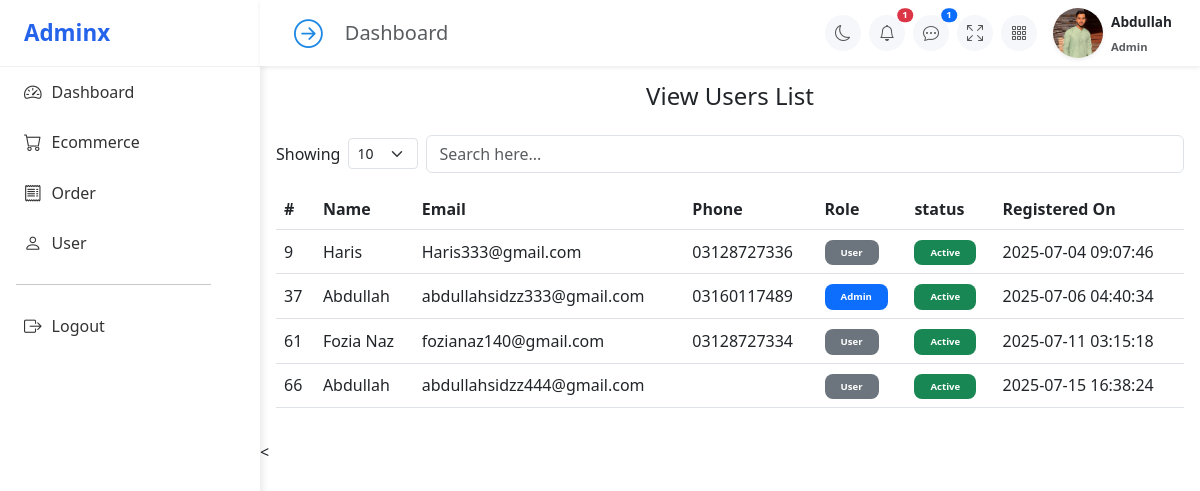
/Server/Admin-Panel/Users.php (signed in), run on an earlier commit of the app's database.
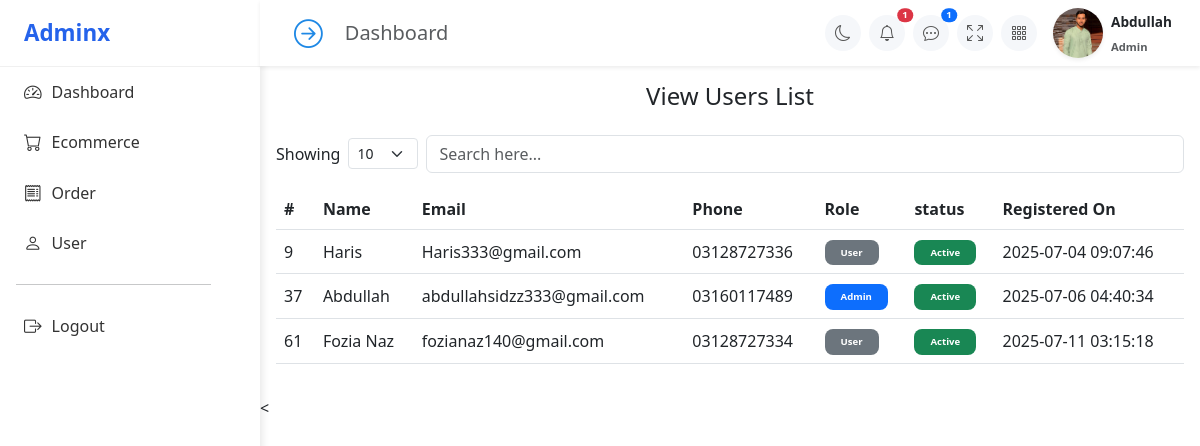
And on a later commit of the database.
### tables this page shows
CREATE TABLE `users` (
  `id` int(11) NOT NULL,
  `name` varchar(100) NOT NULL,
  `email` varchar(100) NOT NULL,
  `password` varchar(255) NOT NULL,
  `phone` varchar(20) DEFAULT NULL,
  `role` enum('user','admin') DEFAULT 'user',
  `status` enum('active','inactive') DEFAULT 'active',
  `created_at` datetime DEFAULT current_timestamp(),
  `updated_at` datetime DEFAULT current_timestamp() ON UPDATE current_timestamp(),
  `user_profile` varchar(255) NOT NULL DEFAULT '',
  `gender` enum('male','female') DEFAULT 'male',
  `email_token` varchar(255) DEFAULT NULL,
  `token_expiry` datetime DEFAULT NULL
);

### Server/Admin-Panel/Users.php (the view, shortened to what the changed rows need)
<?php
include("./Sidebar.php");
?>
<div class="container  p-3">
  <div c>
    <table class="table table-hover    align-middle">
      <thead  >
        <tr>
          <th>#</th>
          <th>Name</th>
          <th>Email</th>
          <th>Phone</th>
          <th>Role</th>
          <th>status</th>
          <th>Registered On</th>
        </tr>
      </thead>
      <tbody>
        <?php
        $sql = "SELECT * from users";
        $result = $conn->query($sql);
        while ($row = $result->fetch_assoc()) {
        ?>
          <tr>
            <td><?= $row['id'] ?></td>
            <td><?= $row['name'] ?></td>
            <td><?= $row['email'] ?></td>
            <td><?= $row['phone'] ?></td>
            <td>
    <button type="button" class="badge border-0 rounded-3 px-3 py-2 text-white
        <?= $row['role'] === 'admin' ? 'bg-primary' : 'bg-secondary' ?>">
        <?= ucfirst($row['role']) ?>
    </button>
</td>
<td>
    <button type="button" class="badge border-0 rounded-3 px-3 py-2 text-white
        <?= $row['status'] === 'active' ? 'bg-success' : 'bg-danger' ?>">
        <?= ucfirst($row['status']) ?>
    </button>
</td>
            <td><?= $row['created_at'] ?></td>
          </tr>
        <?php
        }
        ?>
      </tbody>
    </table>
  </div>
</div>

### Server/Admin-Panel/Sidebar.php (shortened to what the changed rows need)
<?php
include("./config/db.php");
if (isset($_SESSION['admin_id'])) {
  $admin_id = $_SESSION['admin_id'] ?? "";
  $sql = "SELECT * FROM users WHERE id = $admin_id  ";
  $result = $conn->query($sql);
  if ($row = $result->fetch_assoc()) {
    $adminName = $row['name'] ?? "";
  }
}
?>
<div class="content-wrapper shifted" id="contentWrapper">
  <nav class="navbar navbar-expand-lg navbar-light bg-white shadow-sm px-3 py-2 sticky-top">
    <div class="container-fluid d-flex align-items-center">
      <ul class="navbar-nav flex-row align-items-center gap-2">
        <li class="nav-item d-flex align-items-center ms-2">
          <div class="user-info">
            <span class="fw-semibold "><?= $adminName ?></span><br>
            <small class="text-muted fw-bolder">Admin</small>
          </div>
        </li>
      </ul>
    </div>
  </nav>

What changed in the data, as far as the page shows it:
removed users: id "66", name "Abdullah", email "abdullahsidzz444@gmail.com", role "User", status "Active", created_at "2025-07-15 16:38:24"
